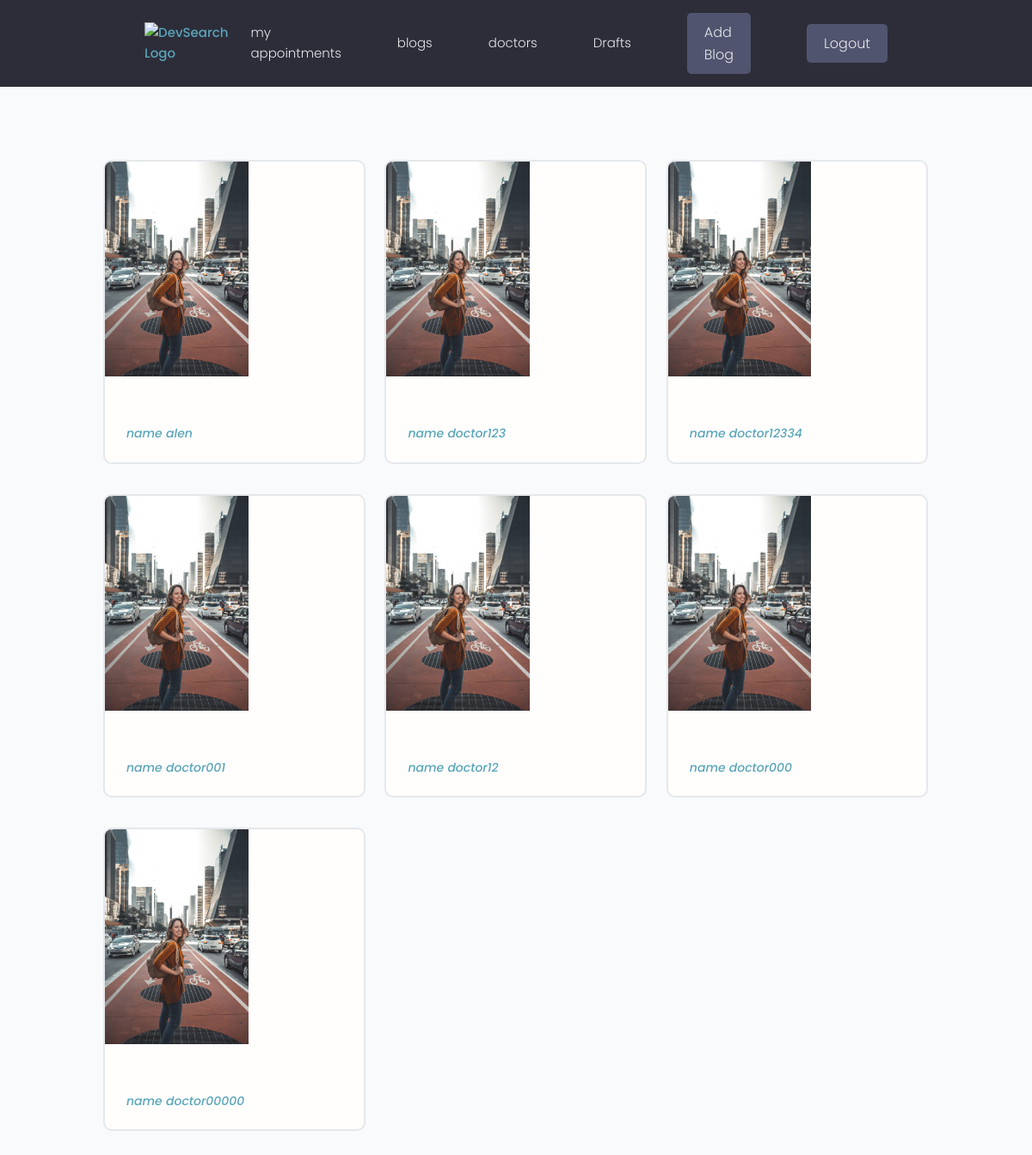
/doctors/ (signed in), run on the app's committed database.
### account/models.py (models this page shows)
class User(AbstractUser):
    is_patient= models.BooleanField('Is admin', default=False)
    is_doctor = models.BooleanField('Is customer', default=False)
    featured_image=models.ImageField(null=True,blank=True,default="default.jpg")

### account/views.py (the view)
# urls.py: path('doctors/', views.doctors, name='doctor'),
@login_required(login_url='login_view')
def doctors(request):
    blogsobj=User.objects.filter(is_doctor=True)
    return render(request,'doctor.html',{'blogs':blogsobj})

### templates/doctor.html (shortened to what this page needs)
{% extends 'base.html' %}
{% block content %}
<section class="projectsList">
    <div class="container">
        <div class="grid grid--three">
            {% for project in blogs %}
            <div class="column">
                <div class="card project">
                    <a href="{% url 'doctor-single' project.id %}" class="project">
                        <img class="project__thumbnail" src="{{project.featured_image.url}}" alt="project thumbnail" />
                        <div class="card__body">
                            <p><a class="project__author" href="">name
                                    {{project.username}}</a>
                            </p>
                        </div>
                    </a>
                </div>
            </div>
            {% endfor %}
        </div>
    </div>
</section>
{% endblock %}

### templates/base.html (shortened to what this page needs)
<!DOCTYPE html>
{% load static %}
<html lang="en">
    <head>
        <link rel="stylesheet" href="https://cdn.iconmonstr.com/1.3.0/css/iconmonstr-iconic-font.min.css" />
        <link rel="stylesheet" href="{% static 'uikit/styles/uikit.css' %}" />
        <link rel="stylesheet" href="{% static 'styles/app.css' %}" />
        <link rel="stylesheet" href="{% static 'css/style.css' %}">
      </head>
<body>
    {% include 'nav-bar.html' %}
    {% block content %}
     {% endblock content %}
</body>
</html>

### templates/nav-bar.html (shortened to what this page needs)
{% load static %}
<header class="header">
    <div class="container container--narrow">
      <a href="{% url 'blogs' %}" class="header__logo">
        <img src="{% static 'images/logo.svg' %}" alt="DevSearch Logo" />
      </a>
      <nav class="header__nav">
        <ul class="header__menu">
          <li class="header__menuItem"><a href="{% url 'appointments' %}">my appointments</a></li>
          <li class="header__menuItem"><a href="{% url 'blogs' %}">blogs</a></li>
          <li class="header__menuItem"><a href="{% url 'doctor' %}">doctors</a></li>
          {% if request.user.is_doctor %}
          <li class="header__menuItem"><a href="{% url 'drafts' %}">Drafts</a></li>
          {% endif %}
          {% if request.user.is_authenticated %}
          <li class="header__menuItem"><a href="{% url 'postblogs' %}" class="btn btn--sub">Add Blog</a></li>
          <li class="header__menuItem"><a href="{% url 'logout' %}" class="btn btn--sub">Logout</a></li>
          {% else %}
          <li class="header__menuItem"><a href="{% url 'register' %}" class="btn btn--sub">register</a></li>
          <li class="header__menuItem"><a href="{% url 'login_view' %}" class="btn btn--sub">Login/Sign Up</a></li>
          {% endif %}
        </ul>
      </nav>
    </div>
  </header>

### static/styles/app.css (style rules this page uses)
:root { --color-sub: #2d2d39; }
.btn--sub { background-color: var(--color-sub-light); }
.card { border: 2px solid var(--color-light); }
img { width: 100%; }
.header { position: sticky; z-index: 111; background-color: var(--color-sub); padding: 1.5rem 0; }
.header > .container { display: flex; justify-content: space-between; align-items: center; }
.header__logo > img { height: 3.8rem; }
.header__nav > ul { display: inline-flex; align-items: center; list-style: none; gap: 6.5rem; }
.header__menuItem > a { color: var(--color-light); font-weight: 300; }
.project__author { font-size: 1.4rem; font-style: italic; }
.projectsList { margin-top: 8rem; }
.project__thumbnail { height: 25rem; object-fit: cover; object-position: top center; }

### static/css/style.css (style rules this page uses)
body { font-family: "Roboto", sans-serif; background-color: #f8fafb; }
p { color: #b3b3b3; font-weight: 300; }
a { -webkit-transition: .3s all ease; -o-transition: .3s all ease; transition: .3s all ease; }

### static/uikit/styles/modules/_variables.css (style rules this page uses)
:root { --color-main: #5aa5b9; --color-main-light: #e6faff; --color-sub: #3f4156; --color-sub-light: #51546e; --color-sub-lighter: #ededfd; --color-text: #737373; --color-gray: #8b8b8b; --color-light: #e5e7eb; --color-light-gray: #767676; --color-bg: #f8fafd; --color-white: #fffefd; --color-white-light: #f3f3f3; --color-success: #359e64; --color-success-bg: #def8e8; --color-error: #fc4b0b; --color-error-bg: #fff2ee; --font-base: 'Poppins', arial, helvetica, 'Segoe UI', roboto, ubuntu, sans-serif; --font-monospace: 'Fira Code', 'Courier New', courier, monospace; --font-regular: 300; --font-medium: 500; --font-bold: 700; --generic-shadow: 1px 1px 5px #00000010; --generic-transition: all 0.3s ease-in-out; }

### static/uikit/styles/modules/_base.css (style rules this page uses)
* { margin: 0; padding: 0; box-sizing: border-box; text-rendering: optimizeLegibility; color: inherit; font-size: inherit; }
html { font-size: 50%; }
@media only screen and (min-width: 480px) { html { font-size: 56.25%; } }
@media only screen and (min-width: 1200px) { html { font-size: 62.5%; } }
body { line-height: 1.6; font-weight: 400; font-size: 1.5rem; color: var(--color-text); background-color: var(--color-bg); min-height: 100vh; }

### static/uikit/styles/modules/_typography.css (style rules this page uses)
* { font-family: var(--font-base); }
p, span, strong { font-size: 1.6rem; color: var(--color-text); font-weight: var(--font-regular); }
a { padding-bottom: 2px; text-decoration: none; display: inline-block; color: var(--color-main); font-weight: var(--font-medium); }

### static/uikit/styles/modules/_utilities.css (style rules this page uses)
.container { width: 92%; max-width: 165rem; margin: 0 auto; box-sizing: border-box; }
.container--narrow { width: 92%; max-width: 120rem; }
@media screen and (min-width: 1000px) { .container { width: 90%; } }
@media screen and (min-width: 1000px) { .container--narrow { width: 85%; } }
@media screen and (min-width: 1200px) { .container { width: 80%; } }
@media screen and (min-width: 1200px) { .container--narrow { width: 72%; } }

### static/uikit/styles/modules/_button.css (style rules this page uses)
.btn { display: inline-block; position: relative; cursor: pointer; background-color: var(--color-light); font-weight: var(--font-medium); color: var(--color-sub); text-decoration: none; padding: 1rem 2rem; border-radius: 0.5rem; border: none; width: -webkit-fit-content; width: -moz-fit-content; width: fit-content; height: -webkit-fit-content; height: -moz-fit-content; height: fit-content; font-size: 1.6rem; outline-width: 0; outline-color: transparent; -webkit-backface-visibility: hidden; backface-visibility: hidden; transition: all 0.3s ease-in-out; }
.btn--sub { background-color: var(--color-sub); color: var(--color-white); }

### static/uikit/styles/modules/_card.css (style rules this page uses)
.card { border-radius: 1rem; background-color: var(--color-white); border: 1.5px solid var(--color-light); width: auto; height: auto; margin-top: 0.5rem; margin-bottom: 0.5rem; overflow: hidden; }
.card__body, .card__header { padding: 2rem 2.5rem; }

### static/uikit/styles/modules/_grid.css (style rules this page uses)
.grid { display: flex; flex-wrap: wrap; justify-content: flex-start; align-items: stretch; }
.grid > .column { min-width: 28rem; margin-bottom: 2.5rem; }
.grid--three > .column { flex-basis: 100%; }
@media screen and (min-width: 800px) { .grid--three { margin-right: -2%; } }
@media screen and (min-width: 800px) { .grid--three > .column { margin-right: 2%; } }
@media screen and (min-width: 800px) { .grid--three > .column { flex-basis: 48%; } }
@media screen and (min-width: 1200px) { .grid--three { margin-right: -2.33%; } }
@media screen and (min-width: 1200px) { .grid--three > .column { margin-right: 2.33%; } }
@media screen and (min-width: 1200px) { .grid--three > .column { flex-basis: 31%; } }

### data on the page
User: featured_image (placeholder picture), username "alen"
User: featured_image (placeholder picture), username "doctor123"
User: featured_image (placeholder picture), username "doctor12334"
User: featured_image (placeholder picture), username "doctor001"
User: featured_image (placeholder picture), username "doctor12"
User: featured_image (placeholder picture), username "doctor000"
User: featured_image (placeholder picture), username "doctor00000"
